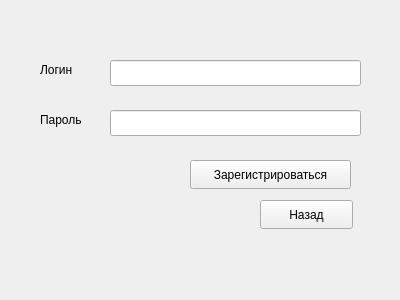
<?xml version="1.0" encoding="UTF-8"?>
<ui version="4.0">
 <class>RegWindow</class>
 <widget class="QWidget" name="RegWindow">
  <property name="geometry">
   <rect>
    <x>0</x>
    <y>0</y>
    <width>400</width>
    <height>300</height>
   </rect>
  </property>
  <property name="windowTitle">
   <string>Form</string>
  </property>
  <widget class="QLineEdit" name="lineEdit_login">
   <property name="geometry">
    <rect>
     <x>110</x>
     <y>60</y>
     <width>251</width>
     <height>26</height>
    </rect>
   </property>
  </widget>
  <widget class="QLineEdit" name="lineEdit_password">
   <property name="geometry">
    <rect>
     <x>110</x>
     <y>110</y>
     <width>251</width>
     <height>26</height>
    </rect>
   </property>
   <property name="echoMode">
    <enum>QLineEdit::EchoMode::Password</enum>
   </property>
  </widget>
  <widget class="QLabel" name="label">
   <property name="geometry">
    <rect>
     <x>40</x>
     <y>60</y>
     <width>63</width>
     <height>20</height>
    </rect>
   </property>
   <property name="text">
    <string>Логин</string>
   </property>
  </widget>
  <widget class="QLabel" name="label_2">
   <property name="geometry">
    <rect>
     <x>40</x>
     <y>110</y>
     <width>63</width>
     <height>20</height>
    </rect>
   </property>
   <property name="text">
    <string>Пароль</string>
   </property>
  </widget>
  <widget class="QPushButton" name="btn_register">
   <property name="geometry">
    <rect>
     <x>190</x>
     <y>160</y>
     <width>161</width>
     <height>29</height>
    </rect>
   </property>
   <property name="text">
    <string>Зарегистрироваться</string>
   </property>
  </widget>
  <widget class="QPushButton" name="btn_back">
   <property name="geometry">
    <rect>
     <x>260</x>
     <y>200</y>
     <width>93</width>
     <height>29</height>
    </rect>
   </property>
   <property name="text">
    <string>Назад</string>
   </property>
  </widget>
 </widget>
 <resources/>
 <connections/>
</ui>
